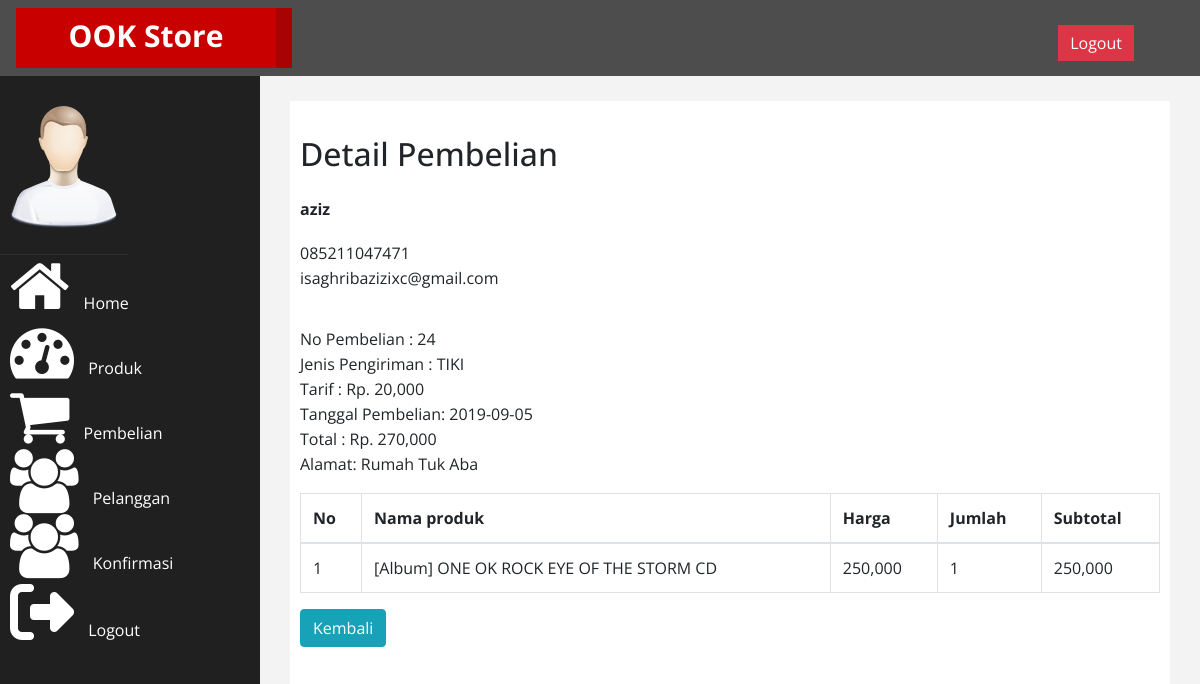
The page /admin/index.php?halaman=detail&id=24 (signed in) on the database its author committed.
### tables this page shows
CREATE TABLE `pembelian` (
  `id_pembelian` int(11) NOT NULL,
  `id_pelanggan` int(11) NOT NULL,
  `id_ongkir` int(5) NOT NULL,
  `tanggal_pembelian` date NOT NULL,
  `total_pembelian` int(11) NOT NULL,
  `nama_kirim` varchar(100) NOT NULL,
  `tarif` int(11) NOT NULL,
  `alamat` varchar(100) NOT NULL,
  `catatanbel` varchar(50) NOT NULL
);

CREATE TABLE `pelanggan` (
  `id_pelanggan` int(11) NOT NULL,
  `email_pelanggan` varchar(50) NOT NULL,
  `password_pelanggan` varchar(50) NOT NULL,
  `nama_pelanggan` varchar(50) NOT NULL,
  `telepon_pelanggan` varchar(25) NOT NULL
);

CREATE TABLE `nota` (
  `id_nota` int(11) NOT NULL,
  `id_pembelian` int(11) NOT NULL,
  `id_produk` int(11) NOT NULL,
  `jumlah` int(11) NOT NULL,
  `nama` varchar(100) NOT NULL,
  `subharga` int(11) NOT NULL
);

CREATE TABLE `produk` (
  `id_produk` int(11) NOT NULL,
  `nama_produk` varchar(100) NOT NULL,
  `harga_produk` int(11) NOT NULL,
  `stok_produk` int(11) NOT NULL,
  `foto_produk` text NOT NULL,
  `deskripsi_produk` text NOT NULL
);

### admin/detail.php (the view)
<?php
$ambil = $koneksi->query("SELECT * FROM pembelian JOIN pelanggan
	ON pembelian.id_pelanggan=pelanggan.id_pelanggan
	WHERE pembelian.id_pembelian='$_GET[id]'");
$detail = $ambil->fetch_assoc();
 ?>
 <h2 class="my-4 text-body">Detail Pembelian</h2>
 <strong><?php echo $detail['nama_pelanggan']; ?></strong> <br>
 <p>
 	<?php echo $detail['telepon_pelanggan']; ?> <br>
 	<?php echo $detail['email_pelanggan']; ?>
 </p>
 <p>
	No Pembelian : <?php echo $detail['id_pembelian']; ?><br>
	Jenis Pengiriman : <?php echo $detail['nama_kirim'];?> <br>
	Tarif	: Rp. <?php echo number_format( $detail['tarif']);?> <br>
 	Tanggal Pembelian:	<?php echo $detail['tanggal_pembelian']; ?> <br>
 	Total  :	Rp. <?php echo number_format ($detail['total_pembelian']); ?><br>
	Alamat: <?php echo $detail['alamat'] ?>
 </p>
 <table class="table table-bordered">
 	<thead>
 		<tr>
 			<th>No</th>
 			<th>Nama produk</th>
 			<th>Harga</th>
 			<th>Jumlah</th>
 			<th>Subtotal</th>
 		</tr>
 	</thead>
 	<tbody>
 		<?php $nomor=1; ?>
 		<?php $ambil=$koneksi->query("SELECT * FROM nota JOIN produk ON nota.id_produk=produk.id_produk
 		WHERE nota.id_pembelian='$_GET[id]'"); ?>
 		<?php while($pecah=$ambil->fetch_assoc()) { ?>
 		<tr>
 			<td><?php echo $nomor; ?></td>
 			<td><?php echo $pecah['nama_produk']; ?></td>
 			<td><?php echo number_format ($pecah['harga_produk']); ?></td>
 			<td><?php echo $pecah['jumlah']; ?></td>
 			<td>
 				<?php echo number_format($pecah['harga_produk']*$pecah['jumlah']); ?>
 			</td>
 		</tr>
 		<?php $nomor++; ?>
 		<?php } ?>
 	</tbody>
 </table>
<a href="index.php?halaman=pembelian" class="btn btn-info">Kembali</a>

### admin/assets/css/custom.css (style rules this page uses)
body { font-family: 'Open Sans', sans-serif; }
h2 { color: #f00; }
p { font-size:16px; line-height:25px; padding-top:20px; }

### rows shown on the page
pembelian: id_pelanggan.nama_pelanggan "aziz", id_pelanggan.telepon_pelanggan "085211047471", id_pelanggan.email_pelanggan "isaghribazizixc@gmail.com", id_pembelian "24", nama_kirim "TIKI", tarif "20,000", tanggal_pembelian "2019-09-05", total_pembelian "270,000", alamat "Rumah Tuk Aba"
nota: id_produk.nama_produk "[Album] ONE OK ROCK EYE OF THE STORM CD", id_produk.harga_produk "250,000", jumlah "1", $pecah['harga_produk']*$pecah['jumlah'] "250,000"
